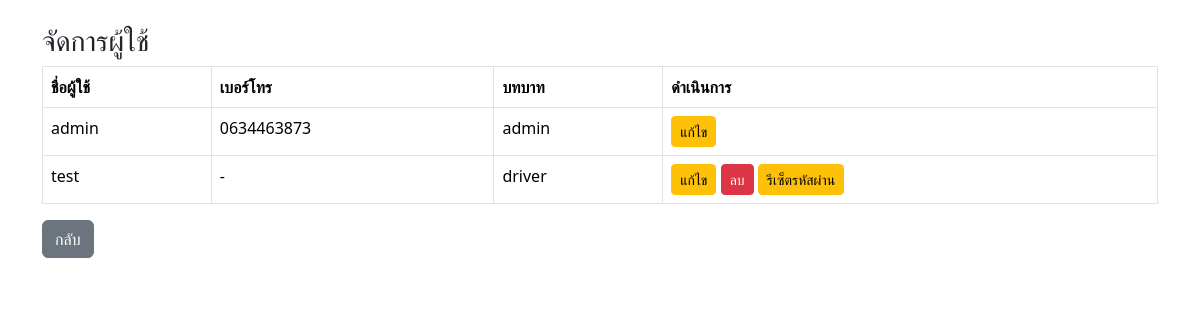
Page /admin/manage_users (signed in) on the earlier database version.
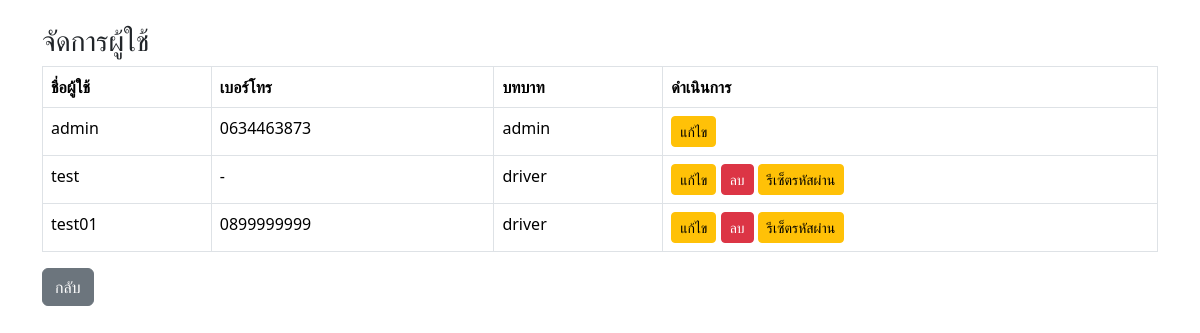
Same page on the later database version.
### app.py (models this page shows)
class User(db.Model):
    id = db.Column(db.Integer, primary_key=True)
    username = db.Column(db.String(80), unique=True, nullable=False)
    password = db.Column(db.String(255), nullable=False)
    phone = db.Column(db.String(20))
    role = db.Column(db.String(20))  # 'admin' หรือ 'driver'
    locations = db.relationship('Location', backref='user', lazy=True, cascade="all, delete-orphan")
    attendances = db.relationship('Attendance', backref='user', lazy=True, cascade="all, delete-orphan")

### app.py (the view)
@app.route('/admin/manage_users')
@login_required
def manage_users():
    if session.get('role') != 'admin':
        return "Access denied"
    users = User.query.all()
    return render_template('admin_manage_users.html', users=users)

### app.py (called while the page is built)
def login_required(f):
    @wraps(f)
    def decorated_function(*args, **kwargs):
        if 'user_id' not in session:
            return redirect(url_for('login'))
        return f(*args, **kwargs)
    return decorated_function

@app.before_request
def setup():
    if not hasattr(app, 'tables_created'):
        db.create_all()
        if not User.query.filter_by(username='admin').first():
            admin = User(
                username='admin',
                password=generate_password_hash('admin123'),
                phone='0634463873',
                role='admin'
            )
            db.session.add(admin)
            db.session.commit()
        app.tables_created = True

### templates/admin_manage_users.html (shortened to what this page needs)
<!DOCTYPE html>
<html lang="th">
<head>
    <link href="https://cdn.jsdelivr.net/npm/bootstrap@5.3.3/dist/css/bootstrap.min.css" rel="stylesheet">
</head>
<body class="container mt-4">
    <h3>จัดการผู้ใช้</h3>
    <table class="table table-bordered">
        <thead>
            <tr>
                <th>ชื่อผู้ใช้</th>
                <th>เบอร์โทร</th>
                <th>บทบาท</th>
                <th>ดำเนินการ</th>
            </tr>
        </thead>
        <tbody>
            {% for user in users %}
            <tr>
                <td>{{ user.username }}</td>
                <td>{{ user.phone or '-' }}</td>
                <td>{{ user.role }}</td>
                <td>
                    <a href="{{ url_for('edit_user', user_id=user.id) }}" class="btn btn-sm btn-warning">แก้ไข</a>
                    {% if user.username != 'admin' %}
                    <form method="post" action="{{ url_for('delete_user', user_id=user.id) }}" style="display:inline;" onsubmit="return confirm('คุณแน่ใจว่าต้องการลบ?');">
                        <button class="btn btn-sm btn-danger" type="submit">ลบ</button>
                        <a href="{{ url_for('reset_password', user_id=user.id) }}" class="btn btn-sm btn-warning">รีเซ็ตรหัสผ่าน</a>
                    </form>
                    {% endif %}
                </td>
            </tr>
            {% endfor %}
        </tbody>
    </table>
    <a href="{{ url_for('admin_dashboard') }}" class="btn btn-secondary">กลับ</a>
</body>
</html>

Differences in the rows shown:
added User: username "test01", phone "0899999999", role "driver"
